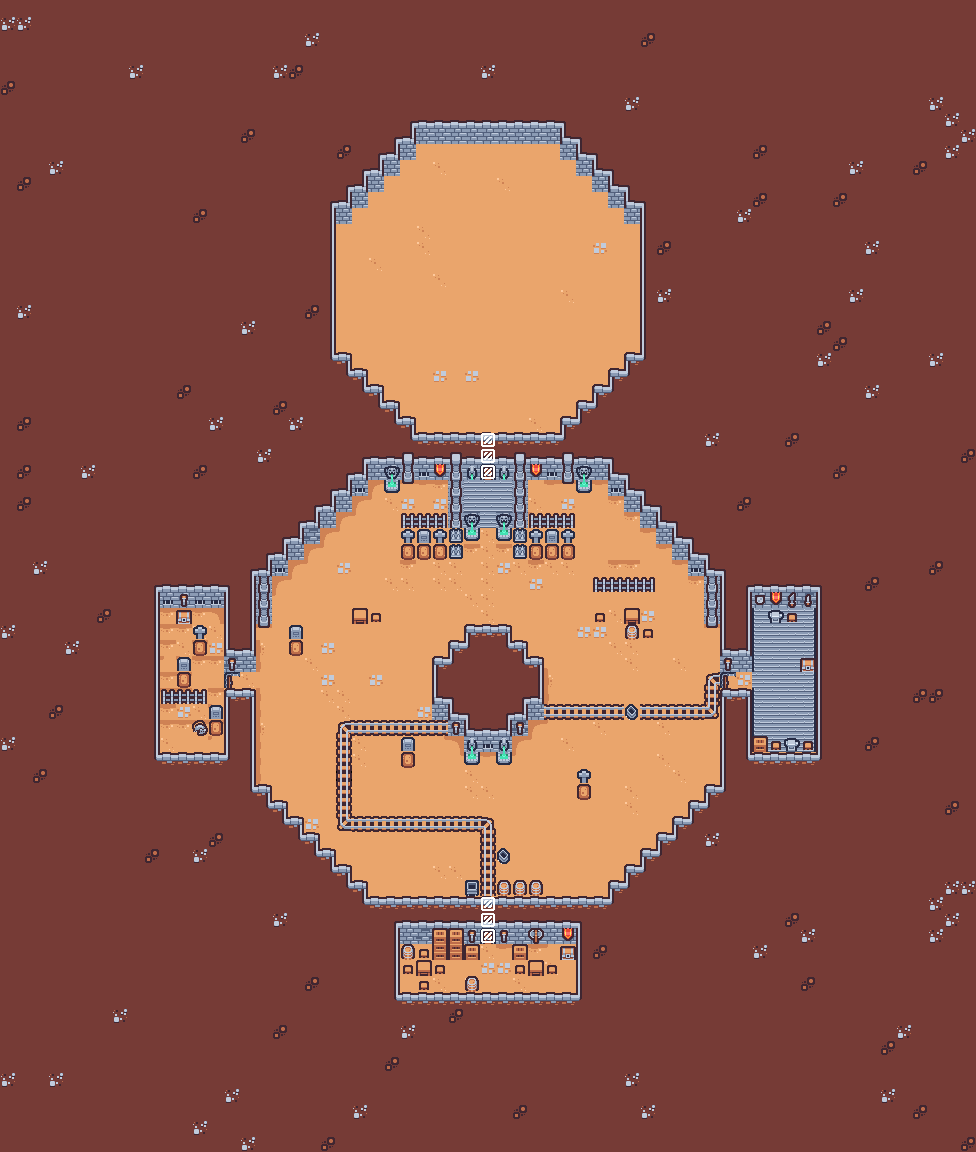

A level layout from a 2D game, rendered from its tile map. Below: a short description, then the map file with tile-grid data replaced by summaries:
An orthogonal 61x72 tile map with 16x16 px tiles, 4 tile layers (BaseLayer, Door, Tile Layer 4, InsideAreas), 1 hidden layer not drawn.

<map version="1.10" tiledversion="1.10.2" orientation="orthogonal" renderorder="right-down" width="61" height="72" tilewidth="16" tileheight="16" infinite="0" nextlayerid="8" nextobjectid="1">
 <tileset firstgid="1" source="mapsSheet.tsx" />
 <layer id="1" name="BaseLayer" width="61" height="72">
  <data>[4392 cells, 4392 non-empty, 37 distinct tile ids]</data>
 </layer>
 <layer id="7" name="Door" width="61" height="72">
  <data>[4392 cells, 1 non-empty, 1 distinct tile ids]</data>
 </layer>
 <layer id="5" name="Tile Layer 4" width="61" height="72">
  <data>[4392 cells, 190 non-empty, 40 distinct tile ids]</data>
 </layer>
 <layer id="3" name="AbovePlayer" width="61" height="72" visible="0">
  <properties>
   <property name="unity:SortingLayerName" value="AboveCharacters" />
   <property name="unity:ignore" value="Collision" />
  </properties>
  <data>[4392 cells, 12 non-empty, 2 distinct tile ids]</data>
 </layer>
 <layer id="2" name="InsideAreas" class="Custom" width="61" height="72">
  <properties>
   <property name="custom:targetLayer" value="BaseLayer" />
   <property name="custom:type" value="removeColliders" />
  </properties>
  <data>[4392 cells, 6 non-empty, 1 distinct tile ids]</data>
 </layer>
</map>
